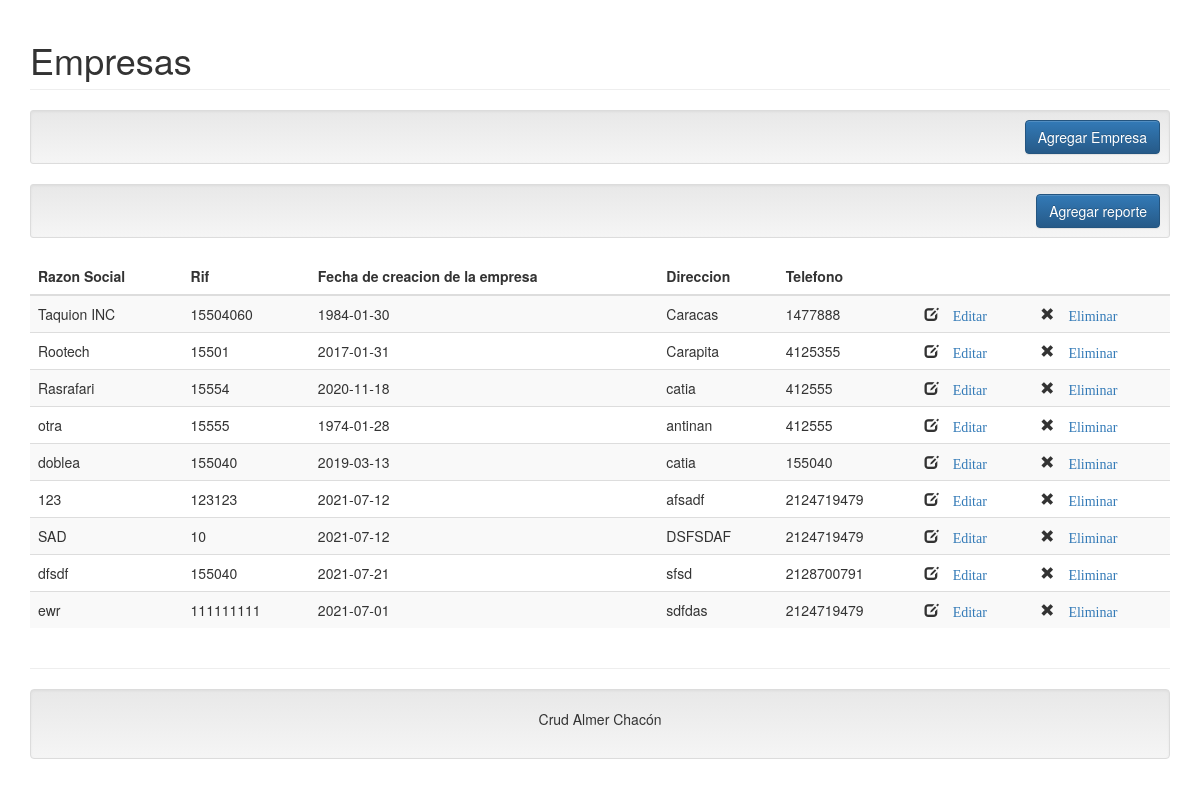
/testphp/index.php, run on the app's committed database.
### tables this page shows
CREATE TABLE `empresa` (
  `idempresa` int(11) NOT NULL,
  `razon_social` varchar(255) NOT NULL,
  `rif` int(30) NOT NULL,
  `fecha_creacion` date NOT NULL,
  `direccion` varchar(255) DEFAULT NULL,
  `telefono` int(20) NOT NULL
);

### testphp/Controller/empresa.controller.php (called while the page is built, shortened)
<?php
require_once 'Model/empresa.php';
class EmpresaController{
    public function __CONSTRUCT(){
        $this->model = new Empresa();
    }
    public function Index(){
        require_once 'View/header.php';
        require_once 'View/empresa.php';
        require_once 'View/footer.php';
    }
}

### testphp/Model/conexion.php (called while the page is built)
<?php
class Conexion
{
    public static function StartUp()
    {
        $pdo = new PDO('mysql:host=localhost;dbname=computacion1;charset=utf8', 'root', '');
        $pdo->setAttribute(PDO::ATTR_ERRMODE, PDO::ERRMODE_EXCEPTION);
        return $pdo;
    }
}
?>

### testphp/Model/empresa.php (called while the page is built, shortened)
<?php
class Empresa
{
	private $pdo;
	public function __CONSTRUCT()
	{
		try
		{
			$this->pdo = Conexion::StartUp();
		}
		catch(Exception $e)
		{
			die($e->getMessage());
		}
	}
	public function Listar()
	{
		try
		{
			$stm = $this->pdo->prepare("SELECT * FROM empresa");
			$stm->execute();
			return $stm->fetchAll(PDO::FETCH_OBJ);
		}
		catch(Exception $e)
		{
			die($e->getMessage());
		}
	}
}
?>

### testphp/View/empresa.php (the view)
<h1 class="page-header">Empresas</h1>
<div class="well well-sm text-right">
    <a class="btn btn-primary" href="?c=Empresa&a=Crud">Agregar Empresa</a>
</div>
<div class="well well-sm text-right">
    <a class="btn btn-primary" onClick="document.location.href='/Reporte-pdf-php/index.php'" >Agregar reporte</a>
</div>
<table class="table table-striped">
    <thead>
        <tr>
            <th >Razon Social</th>
            <th>Rif</th>
            <th>Fecha de creacion de la empresa</th>
            <th >Direccion</th>
            <th >Telefono</th>
            <th ></th>
            <th ></th>
        </tr>
    </thead>
    <tbody>
    <?php foreach($this->model->Listar() as $r): ?>
        <tr>
            <td><?php echo $r->razon_social; ?></td>
            <td><?php echo $r->rif; ?></td>
            <td><?php echo $r->fecha_creacion; ?></td>
            <td><?php echo $r->direccion; ?></td>
            <td><?php echo $r->telefono; ?></td>
            <td>
                <i class="glyphicon glyphicon-edit"><a href="?c=Empresa&a=Crud&idempresa=<?php echo $r->idempresa; ?>"> Editar</a></i>
            </td>
            <td>
                <i class="glyphicon glyphicon-remove"><a href="?c=Empresa&a=Eliminar&idempresa=<?php echo $r->idempresa; ?>"> Eliminar</a></i>
            </td>
        </tr>
    <?php endforeach; ?>
    </tbody>
</table>

### testphp/index.php (shortened to what this page needs)
<?php
require_once 'Model/conexion.php';
if(!isset($_REQUEST['c']))
{
    $controller = new $controller;
    $controller->Index();
}
?>

### testphp/View/header.php (shortened to what this page needs)
<!DOCTYPE html>
<html lang="es">
	<head>
        <link rel="stylesheet" href="assets/css/bootstrap.min.css" />
        <link rel="stylesheet" href="assets/css/bootstrap-theme.min.css" />
        <link rel="stylesheet" href="assets/js/jquery-ui/jquery-ui.min.css" />
        <link rel="stylesheet" href="assets/css/style.css" />
	</head>
    <body>
    <div class="container">

### testphp/View/footer.php (shortened to what this page needs)
<div class="row">
                <div class="col-xs-12">
                    <hr />
                    <footer class="text-center well">
                        <p>Crud Almer Chacón</a></p>
                    </footer>
                </div>
            </div>
        </div>
    </body>
</html>

### data on the page
empresa: razon_social "Taquion INC", rif "15504060", fecha_creacion "1984-01-30", direccion "Caracas", telefono "1477888"
empresa: razon_social "Rootech", rif "15501", fecha_creacion "2017-01-31", direccion "Carapita", telefono "4125355"
empresa: razon_social "Rasrafari", rif "15554", fecha_creacion "2020-11-18", direccion "catia", telefono "412555"
empresa: razon_social "otra", rif "15555", fecha_creacion "1974-01-28", direccion "antinan", telefono "412555"
empresa: razon_social "doblea", rif "155040", fecha_creacion "2019-03-13", direccion "catia", telefono "155040"
empresa: razon_social "123", rif "123123", fecha_creacion "2021-07-12", direccion "afsadf", telefono "2124719479"
empresa: razon_social "SAD", rif "10", fecha_creacion "2021-07-12", direccion "DSFSDAF", telefono "2124719479"
empresa: razon_social "dfsdf", rif "155040", fecha_creacion "2021-07-21", direccion "sfsd", telefono "2128700791"
empresa: razon_social "ewr", rif "111111111", fecha_creacion "2021-07-01", direccion "sdfdas", telefono "2124719479"
